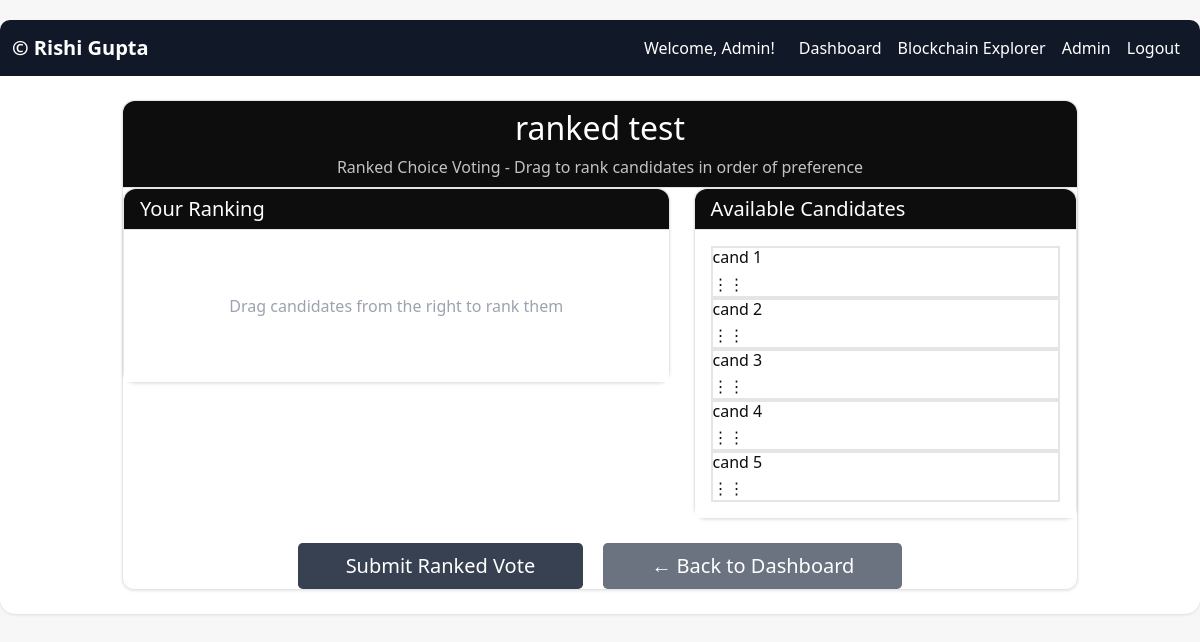
/voting/election/2 (signed in), run on the app's committed database.
### models/user.py (models this page shows, shortened)
class User(UserMixin, Base):
    __tablename__ = "users"
    voter_id = db.Column(db.String(50), unique=True, nullable=False)
    hashed_password = db.Column(db.String(128), nullable=False)
    is_admin = db.Column(db.Boolean, default=False)
    firstname = db.Column(db.String(100), nullable=False)
    lastname = db.Column(db.String(100), nullable=False)
    email = db.Column(db.String(100), unique=True, nullable=False)

### models/election.py (models this page shows, shortened)
class Election(Base):
    __tablename__ = "elections"
    name = db.Column(db.String(100), nullable=False)
    start_date = db.Column(db.DateTime, default=get_current_utc)
    end_date = db.Column(db.DateTime, nullable=True)
    vote_type = db.Column(db.String(50), default="standard", nullable=False)
    candidates = db.relationship("Candidate", back_populates="election", cascade="all, delete-orphan")
    def is_ranked_choice(self):
        return self.vote_type == "ranked"

### models/candidate.py (models this page shows, shortened)
class Candidate(Base):
    __tablename__ = "candidates"
    name = db.Column(db.String(100), nullable=False)
    party = db.Column(db.String(100), nullable=True)
    election_id = db.Column(db.Integer, db.ForeignKey("elections.id"), nullable=False)
    election = db.relationship("Election", back_populates="candidates")

### routes/voting_routes.py (the view)
@voting_bp.route("/election/<int:election_id>")
@login_required
def voting_page(election_id):
    election = Election.query.get_or_404(election_id)
    now = datetime.now(timezone.utc)
    election_start = election.start_date
    if election_start.tzinfo is None:
        election_start = election_start.replace(tzinfo=timezone.utc)
    election_end = election.end_date
    if election_end and election_end.tzinfo is None:
        election_end = election_end.replace(tzinfo=timezone.utc)
    if election_start > now:
        flash("This election has not started yet.", "error")
        return redirect(url_for("voting.dashboard"))
    if election_end and election_end < now:
        flash("This election has ended.", "error")
        return redirect(url_for("voting.dashboard"))
    existing_vote = VoteRecord.query.filter_by(
        voter_id=current_user.voter_id,
        election_id=election_id
    ).first()
    if existing_vote:
        flash("You have already voted in this election.", "error")
        return redirect(url_for("voting.dashboard"))
    candidates = Candidate.query.filter_by(
        election_id=election_id
    ).all()
    if election.is_ranked_choice():
        return render_template("vote_ranked.html", election = election, candidates = candidates)
    else:
        return render_template("vote.html", election = election, candidates = candidates)

### templates/vote_ranked.html (shortened to what this page needs)
{% extends "base.html" %}
{% block content %}
<div class="row justify-content-center">
    <div class="col-lg-10">
        <div class="card">
            <div class="card-header bg-primary text-white text-center">
                <h2 class="mb-0">{{ election.name }}</h2>
                <p class="mb-0 mt-2 opacity-75">Ranked Choice Voting - Drag to rank candidates in order of preference</p>
            </div>
                <form method="POST" action="{{ url_for('voting.submit_vote') }}"
                      onsubmit="return validateAndConfirm();">
                    <div class="row">
                        <div class="col-lg-7">
                            <div class="card mb-3">
                                <div class="card-header bg-success text-white">
                                    <h5 class="mb-0">Your Ranking</h5>
                                </div>
                                <div class="card-body">
                                    <div id="ranking-list" class="ranking-list">
                                        <div class="text-muted text-center py-5" id="empty-ranking-message">
                                            Drag candidates from the right to rank them
                                        </div>
                                    </div>
                                </div>
                            </div>
                        </div>
                        <div class="col-lg-5">
                            <div class="card">
                                <div class="card-header bg-secondary text-white">
                                    <h5 class="mb-0">Available Candidates</h5>
                                </div>
                                <div class="card-body">
                                    <div id="candidate-pool">
                                        {% for candidate in candidates %}
                                        <div class="candidate-card draggable"
                                             data-candidate-id="{{ candidate.id }}"
                                             draggable="true">
                                            <div class="candidate-info">
                                                <h6 class="mb-1">{{ candidate.name }}</h6>
                                            </div>
                                            <div class="drag-handle">
                                                ⋮⋮
                                            </div>
                                        </div>
                                        {% endfor %}
                                    </div>
                                </div>
                            </div>
                        </div>
                    </div>
                    <div class="text-center mt-4">
                        <button type="submit" class="btn btn-success btn-lg px-5" id="submit-btn">
                            Submit Ranked Vote
                        </button>
                        <a href="{{ url_for('voting.dashboard') }}" class="btn btn-secondary btn-lg px-5 ms-3">
                            ← Back to Dashboard
                        </a>
                    </div>
                </form>
            </div>
        </div>
    </div>
</div>
{% endblock %}

### templates/base.html (shortened to what this page needs)
<!DOCTYPE html>
<html lang="en">
<head>
    <link href="https://cdnjs.cloudflare.com/ajax/libs/bootstrap/5.1.3/css/bootstrap.min.css" rel="stylesheet">
    <link href="{{ url_for('static', filename='css/custom-theme.css') }}" rel="stylesheet">
</head>
<body>
    <div class="main-container">
        <nav class="navbar navbar-expand-lg navbar-dark">
            <div class="container-fluid">
                <a class="navbar-brand fw-bold" href="{{ url_for('voting.dashboard') }}">
                    © Rishi Gupta
                </a>
                <div class="navbar-nav ms-auto">
                    {% if current_user.is_authenticated %}
                        <span class="navbar-text me-3">Welcome, {{ current_user.firstname }}!</span>
                        <a class="nav-link" href="{{ url_for('voting.dashboard') }}">Dashboard</a>
                        <a class="nav-link" href="{{ url_for('blockchain.explorer') }}">Blockchain Explorer</a>
                        {% if current_user.is_admin %}
                            <a class="nav-link" href="{{ url_for('voting.admin_elections') }}">Admin</a>
                        {% endif %}
                        <a class="nav-link" href="{{ url_for('auth.logout') }}">Logout</a>
                    {% endif %}
                </div>
            </div>
        </nav>
        <div class="container-fluid p-4">
            {% block content %}{% endblock %}
        </div>
</body>
</html>

### static/css/custom-theme.css (style rules this page uses)
:root { --bg-main: #F7F7F8; --bg-card: #FFFFFF; --bg-navbar: #0D0D0D; --bg-button: #374151; --bg-hover: #1F2937; --border-color: #E5E5E5; --border-accent: #9CA3AF; --text-primary: #0D0D0D; --text-secondary: #6B7280; --text-muted: #9CA3AF; }
body { background: var(--bg-main) !important; font-family: 'Segoe UI', Tahoma, Geneva, Verdana, sans-serif; min-height: 100vh; color: var(--text-primary); }
.main-container { background: var(--bg-card) !important; border-radius: 15px; box-shadow: 0 1px 3px rgba(0, 0, 0, 0.08); margin: 20px auto; max-width: 1200px; }
.navbar { background: var(--bg-navbar) !important; border-radius: 10px 10px 0 0; }
.navbar-brand, .navbar-text, .nav-link { color: #FFFFFF !important; }
.btn-success { background: var(--bg-button) !important; border: none !important; color: #FFFFFF !important; }
.btn-secondary { background: #6B7280 !important; border: none !important; color: #FFFFFF !important; }
.card { background: var(--bg-card) !important; border: 1px solid var(--border-color) !important; border-radius: 12px; box-shadow: 0 1px 3px rgba(0, 0, 0, 0.06); transition: all 0.3s ease; }
.card-header { background: var(--bg-navbar) !important; color: #FFFFFF !important; border-bottom: 1px solid var(--border-color) !important; border-radius: 12px 12px 0 0 !important; }
.card-header.bg-primary, .card-header.bg-success, .card-header.bg-info, .card-header.bg-secondary { background: var(--bg-navbar) !important; }
.card-body { background: var(--bg-card) !important; }
.text-muted { color: var(--text-muted) !important; }
.candidate-card { border: 2px solid var(--border-color) !important; background: var(--bg-card) !important; }
.bg-primary { background: var(--bg-button) !important; }
.bg-secondary { background: #6B7280 !important; }
.bg-success { background: var(--bg-button) !important; }

### templates/base.html (style rules this page uses)
body { background: #F5F7FA; min-height: 100vh; font-family: 'Segoe UI', Tahoma, Geneva, Verdana, sans-serif; }
.main-container { background: #FFFFFF; border-radius: 15px; box-shadow: 0 1px 3px rgba(0, 0, 0, 0.1); margin: 20px auto; max-width: 1200px; }
.navbar { background: #111827 !important; border-radius: 10px 10px 0 0; }
.card { border: 1px solid #E5E7EB; border-radius: 12px; box-shadow: 0 1px 3px rgba(0, 0, 0, 0.1); transition: transform 0.3s ease; }

### data on the page
User: firstname "Admin"
Election: name "ranked test"
Candidate: name "cand 1"
Candidate: name "cand 2"
Candidate: name "cand 3"
Candidate: name "cand 4"
Candidate: name "cand 5"
